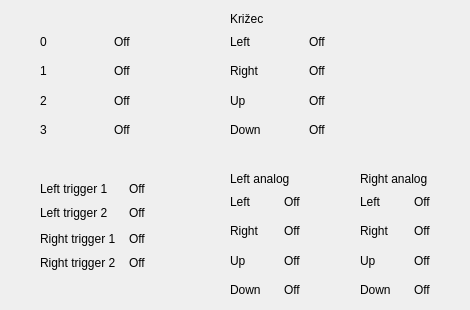
   <widget class="QWidget" name="Joypad">
    <property name="styleSheet">
     <string notr="true"/>
    </property>
    <attribute name="title">
     <string>Joypad</string>
    </attribute>
    <widget class="QWidget" name="layoutWidget">
     <property name="geometry">
      <rect>
       <x>40</x>
       <y>30</y>
       <width>141</width>
       <height>111</height>
      </rect>
     </property>
     <layout class="QGridLayout" name="gridLayout">
      <item row="0" column="0">
       <widget class="QLabel" name="label_btn_0">
        <property name="text">
         <string>0</string>
        </property>
       </widget>
      </item>
      <item row="0" column="1">
       <widget class="QLabel" name="btn_0">
        <property name="text">
         <string>Off</string>
        </property>
       </widget>
      </item>
      <item row="1" column="0">
       <widget class="QLabel" name="label_btn_1">
        <property name="text">
         <string>1</string>
        </property>
       </widget>
      </item>
      <item row="1" column="1">
       <widget class="QLabel" name="btn_1">
        <property name="text">
         <string>Off</string>
        </property>
       </widget>
      </item>
      <item row="2" column="0">
       <widget class="QLabel" name="label_btn_2">
        <property name="text">
         <string>2</string>
        </property>
       </widget>
      </item>
      <item row="2" column="1">
       <widget class="QLabel" name="btn_2">
        <property name="text">
         <string>Off</string>
        </property>
       </widget>
      </item>
      <item row="3" column="0">
       <widget class="QLabel" name="label_btn_3">
        <property name="text">
         <string>3</string>
        </property>
       </widget>
      </item>
      <item row="3" column="1">
       <widget class="QLabel" name="btn_3">
        <property name="text">
         <string>Off</string>
        </property>
       </widget>
      </item>
     </layout>
    </widget>
    <widget class="QWidget" name="layoutWidget">
     <property name="geometry">
      <rect>
       <x>230</x>
       <y>30</y>
       <width>151</width>
       <height>111</height>
      </rect>
     </property>
     <layout class="QGridLayout" name="gridLayout_2">
      <item row="0" column="0">
       <widget class="QLabel" name="label_btn_left">
        <property name="text">
         <string>Left</string>
        </property>
       </widget>
      </item>
      <item row="0" column="1">
       <widget class="QLabel" name="btn_left">
        <property name="text">
         <string>Off</string>
        </property>
       </widget>
      </item>
      <item row="1" column="0">
       <widget class="QLabel" name="label_btn_right">
        <property name="text">
         <string>Right</string>
        </property>
       </widget>
      </item>
      <item row="2" column="1">
       <widget class="QLabel" name="btn_up">
        <property name="text">
         <string>Off</string>
        </property>
       </widget>
      </item>
      <item row="5" column="1">
       <widget class="QLabel" name="btn_down">
        <property name="text">
         <string>Off</string>
        </property>
       </widget>
      </item>
      <item row="1" column="1">
       <widget class="QLabel" name="btn_right">
        <property name="text">
         <string>Off</string>
        </property>
       </widget>
      </item>
      <item row="2" column="0">
       <widget class="QLabel" name="label_btn_up">
        <property name="text">
         <string>Up</string>
        </property>
       </widget>
      </item>
      <item row="5" column="0">
       <widget class="QLabel" name="label_btn_down">
        <property name="text">
         <string>Down</string>
        </property>
       </widget>
      </item>
     </layout>
    </widget>
    <widget class="QLabel" name="label_38">
     <property name="geometry">
      <rect>
       <x>230</x>
       <y>10</y>
       <width>66</width>
       <height>17</height>
      </rect>
     </property>
     <property name="text">
      <string>Križec</string>
     </property>
    </widget>
    <widget class="QLabel" name="label_39">
     <property name="geometry">
      <rect>
       <x>230</x>
       <y>170</y>
       <width>101</width>
       <height>17</height>
      </rect>
     </property>
     <property name="text">
      <string>Left analog</string>
     </property>
    </widget>
    <widget class="QWidget" name="layoutWidget_2">
     <property name="geometry">
      <rect>
       <x>230</x>
       <y>190</y>
       <width>101</width>
       <height>111</height>
      </rect>
     </property>
     <layout class="QGridLayout" name="gridLayout_5">
      <item row="0" column="0">
       <widget class="QLabel" name="label_al_left">
        <property name="text">
         <string>Left</string>
        </property>
       </widget>
      </item>
      <item row="0" column="1">
       <widget class="QLabel" name="al_left">
        <property name="text">
         <string>Off</string>
        </property>
       </widget>
      </item>
      <item row="1" column="0">
       <widget class="QLabel" name="label_al_right">
        <property name="text">
         <string>Right</string>
        </property>
       </widget>
      </item>
      <item row="2" column="1">
       <widget class="QLabel" name="al_up">
        <property name="text">
         <string>Off</string>
        </property>
       </widget>
      </item>
      <item row="5" column="1">
       <widget class="QLabel" name="al_down">
        <property name="text">
         <string>Off</string>
        </property>
       </widget>
      </item>
      <item row="1" column="1">
       <widget class="QLabel" name="al_right">
        <property name="text">
         <string>Off</string>
        </property>
       </widget>
      </item>
      <item row="2" column="0">
       <widget class="QLabel" name="label_al_up">
        <property name="text">
         <string>Up</string>
        </property>
       </widget>
      </item>
      <item row="5" column="0">
       <widget class="QLabel" name="label_al_down">
        <property name="text">
         <string>Down</string>
        </property>
       </widget>
      </item>
     </layout>
    </widget>
    <widget class="QLabel" name="label_40">
     <property name="geometry">
      <rect>
       <x>360</x>
       <y>170</y>
       <width>101</width>
       <height>17</height>
      </rect>
     </property>
     <property name="text">
      <string>Right analog</string>
     </property>
    </widget>
    <widget class="QWidget" name="layoutWidget_3">
     <property name="geometry">
      <rect>
       <x>360</x>
       <y>190</y>
       <width>101</width>
       <height>111</height>
      </rect>
     </property>
     <layout class="QGridLayout" name="gridLayout_6">
      <item row="0" column="0">
       <widget class="QLabel" name="label_ar_left">
        <property name="text">
         <string>Left</string>
        </property>
       </widget>
      </item>
      <item row="0" column="1">
       <widget class="QLabel" name="ar_left">
        <property name="text">
         <string>Off</string>
        </property>
       </widget>
      </item>
      <item row="1" column="0">
       <widget class="QLabel" name="label_ar_right">
        <property name="text">
         <string>Right</string>
        </property>
       </widget>
      </item>
      <item row="2" column="1">
       <widget class="QLabel" name="ar_up">
        <property name="text">
         <string>Off</string>
        </property>
       </widget>
      </item>
      <item row="5" column="1">
       <widget class="QLabel" name="ar_down">
        <property name="text">
         <string>Off</string>
        </property>
       </widget>
      </item>
      <item row="1" column="1">
       <widget class="QLabel" name="ar_right">
        <property name="text">
         <string>Off</string>
        </property>
       </widget>
      </item>
      <item row="2" column="0">
       <widget class="QLabel" name="label_ar_up">
        <property name="text">
         <string>Up</string>
        </property>
       </widget>
      </item>
      <item row="5" column="0">
       <widget class="QLabel" name="label_ar_down">
        <property name="text">
         <string>Down</string>
        </property>
       </widget>
      </item>
     </layout>
    </widget>
    <widget class="QWidget" name="layoutWidget">
     <property name="geometry">
      <rect>
       <x>40</x>
       <y>180</y>
       <width>171</width>
       <height>42</height>
      </rect>
     </property>
     <layout class="QGridLayout" name="gridLayout_3">
      <item row="0" column="0">
       <widget class="QLabel" name="label_lt1">
        <property name="text">
         <string>Left trigger 1</string>
        </property>
       </widget>
      </item>
      <item row="0" column="1">
       <widget class="QLabel" name="lt_1">
        <property name="text">
         <string>Off</string>
        </property>
       </widget>
      </item>
      <item row="1" column="0">
       <widget class="QLabel" name="label_lt2">
        <property name="text">
         <string>Left trigger 2</string>
        </property>
       </widget>
      </item>
      <item row="1" column="1">
       <widget class="QLabel" name="lt_2">
        <property name="text">
         <string>Off</string>
        </property>
       </widget>
      </item>
     </layout>
    </widget>
    <widget class="QWidget" name="layoutWidget">
     <property name="geometry">
      <rect>
       <x>40</x>
       <y>230</y>
       <width>171</width>
       <height>42</height>
      </rect>
     </property>
     <layout class="QGridLayout" name="gridLayout_4">
      <item row="0" column="0">
       <widget class="QLabel" name="label_rt_1">
        <property name="text">
         <string>Right trigger 1</string>
        </property>
       </widget>
      </item>
      <item row="0" column="1">
       <widget class="QLabel" name="rt_1">
        <property name="text">
         <string>Off</string>
        </property>
       </widget>
      </item>
      <item row="1" column="0">
       <widget class="QLabel" name="label_rt_2">
        <property name="text">
         <string>Right trigger 2</string>
        </property>
       </widget>
      </item>
      <item row="1" column="1">
       <widget class="QLabel" name="rt_2">
        <property name="text">
         <string>Off</string>
        </property>
       </widget>
      </item>
     </layout>
    </widget>
   </widget>
